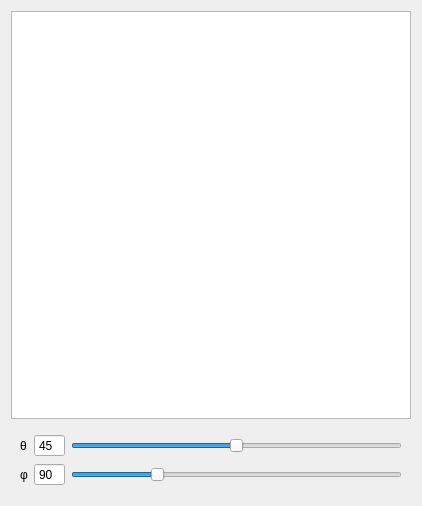
<?xml version="1.0" encoding="UTF-8"?>
<ui version="4.0">
 <class>Illumination</class>
 <widget class="QWidget" name="Illumination">
  <property name="geometry">
   <rect>
    <x>0</x>
    <y>0</y>
    <width>422</width>
    <height>506</height>
   </rect>
  </property>
  <property name="windowTitle">
   <string>Illumination</string>
  </property>
  <property name="windowIcon">
   <iconset resource="logo.qrc">
    <normaloff>:/toolbar/data/light.png</normaloff>:/toolbar/data/light.png</iconset>
  </property>
  <layout class="QGridLayout" name="gridLayout_2">
   <item row="0" column="0">
    <widget class="GraphicsLayoutWidget" name="graphicsView">
     <property name="minimumSize">
      <size>
       <width>400</width>
       <height>400</height>
      </size>
     </property>
    </widget>
   </item>
   <item row="1" column="0">
    <widget class="QWidget" name="widget" native="true">
     <layout class="QGridLayout" name="gridLayout">
      <item row="3" column="2">
       <widget class="QSlider" name="slider_phi">
        <property name="maximum">
         <number>360</number>
        </property>
        <property name="value">
         <number>90</number>
        </property>
        <property name="orientation">
         <enum>Qt::Horizontal</enum>
        </property>
       </widget>
      </item>
      <item row="3" column="1">
       <widget class="QSpinBox" name="spinBox_phi">
        <property name="sizePolicy">
         <sizepolicy hsizetype="Maximum" vsizetype="Fixed">
          <horstretch>0</horstretch>
          <verstretch>0</verstretch>
         </sizepolicy>
        </property>
        <property name="readOnly">
         <bool>true</bool>
        </property>
        <property name="buttonSymbols">
         <enum>QAbstractSpinBox::NoButtons</enum>
        </property>
        <property name="maximum">
         <number>360</number>
        </property>
        <property name="value">
         <number>90</number>
        </property>
       </widget>
      </item>
      <item row="3" column="0">
       <widget class="QLabel" name="label_2">
        <property name="sizePolicy">
         <sizepolicy hsizetype="Maximum" vsizetype="Preferred">
          <horstretch>0</horstretch>
          <verstretch>0</verstretch>
         </sizepolicy>
        </property>
        <property name="text">
         <string>φ</string>
        </property>
       </widget>
      </item>
      <item row="0" column="0">
       <widget class="QLabel" name="label">
        <property name="sizePolicy">
         <sizepolicy hsizetype="Maximum" vsizetype="Preferred">
          <horstretch>0</horstretch>
          <verstretch>0</verstretch>
         </sizepolicy>
        </property>
        <property name="text">
         <string>θ</string>
        </property>
       </widget>
      </item>
      <item row="0" column="1">
       <widget class="QSpinBox" name="spinBox_theta">
        <property name="sizePolicy">
         <sizepolicy hsizetype="Minimum" vsizetype="Fixed">
          <horstretch>0</horstretch>
          <verstretch>0</verstretch>
         </sizepolicy>
        </property>
        <property name="readOnly">
         <bool>true</bool>
        </property>
        <property name="buttonSymbols">
         <enum>QAbstractSpinBox::NoButtons</enum>
        </property>
        <property name="maximum">
         <number>90</number>
        </property>
        <property name="value">
         <number>45</number>
        </property>
       </widget>
      </item>
      <item row="0" column="2">
       <widget class="QSlider" name="slider_theta">
        <property name="maximum">
         <number>90</number>
        </property>
        <property name="value">
         <number>45</number>
        </property>
        <property name="orientation">
         <enum>Qt::Horizontal</enum>
        </property>
       </widget>
      </item>
     </layout>
    </widget>
   </item>
  </layout>
 </widget>
 <customwidgets>
  <customwidget>
   <class>GraphicsLayoutWidget</class>
   <extends>QGraphicsView</extends>
   <header>pyqtgraph</header>
  </customwidget>
 </customwidgets>
 <resources>
  <include location="logo.qrc"/>
 </resources>
 <connections/>
</ui>
